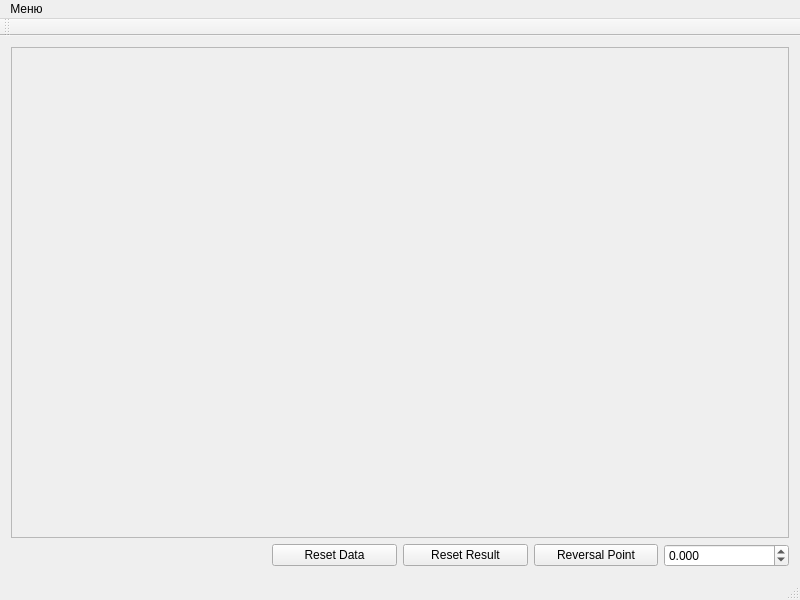
<?xml version="1.0" encoding="UTF-8"?>
<ui version="4.0">
 <class>MainWindow</class>
 <widget class="QMainWindow" name="MainWindow">
  <property name="enabled">
   <bool>true</bool>
  </property>
  <property name="geometry">
   <rect>
    <x>0</x>
    <y>0</y>
    <width>800</width>
    <height>600</height>
   </rect>
  </property>
  <property name="windowTitle">
   <string>MainWindow</string>
  </property>
  <widget class="QWidget" name="centralWidget">
   <layout class="QGridLayout" name="gridLayout_2">
    <item row="1" column="5">
     <widget class="QDoubleSpinBox" name="revers_SpinBox">
      <property name="sizePolicy">
       <sizepolicy hsizetype="Minimum" vsizetype="Minimum">
        <horstretch>0</horstretch>
        <verstretch>0</verstretch>
       </sizepolicy>
      </property>
      <property name="alignment">
       <set>Qt::AlignBottom|Qt::AlignLeading|Qt::AlignLeft</set>
      </property>
      <property name="decimals">
       <number>3</number>
      </property>
      <property name="minimum">
       <double>-100.000000000000000</double>
      </property>
      <property name="maximum">
       <double>100.000000000000000</double>
      </property>
     </widget>
    </item>
    <item row="0" column="0" colspan="6">
     <widget class="QwtPlot" name="plot">
      <property name="frameShape">
       <enum>QFrame::StyledPanel</enum>
      </property>
      <property name="frameShadow">
       <enum>QFrame::Raised</enum>
      </property>
      <layout class="QGridLayout" name="gridLayout"/>
     </widget>
    </item>
    <item row="1" column="4">
     <widget class="QPushButton" name="revers_Button">
      <property name="text">
       <string>Reversal Point</string>
      </property>
     </widget>
    </item>
    <item row="1" column="3">
     <widget class="QPushButton" name="reset_result_Button">
      <property name="text">
       <string>Reset Result</string>
      </property>
     </widget>
    </item>
    <item row="1" column="2">
     <widget class="QPushButton" name="reset_data_Button">
      <property name="text">
       <string>Reset Data</string>
      </property>
     </widget>
    </item>
   </layout>
  </widget>
  <widget class="QMenuBar" name="menuBar">
   <property name="geometry">
    <rect>
     <x>0</x>
     <y>0</y>
     <width>800</width>
     <height>20</height>
    </rect>
   </property>
   <widget class="QMenu" name="menu">
    <property name="title">
     <string>Меню</string>
    </property>
    <addaction name="mImport"/>
    <addaction name="action_Killough"/>
    <addaction name="action_Beattie"/>
    <addaction name="mExport"/>
   </widget>
   <addaction name="menu"/>
  </widget>
  <widget class="QToolBar" name="mainToolBar">
   <attribute name="toolBarArea">
    <enum>TopToolBarArea</enum>
   </attribute>
   <attribute name="toolBarBreak">
    <bool>false</bool>
   </attribute>
  </widget>
  <widget class="QStatusBar" name="statusBar"/>
  <action name="mImport">
   <property name="text">
    <string>Импорт исходных данных</string>
   </property>
  </action>
  <action name="mRevers">
   <property name="text">
    <string>Реверс</string>
   </property>
   <property name="toolTip">
    <string>Реверс</string>
   </property>
  </action>
  <action name="action_Killough">
   <property name="text">
    <string>Модель гистерезиса Killough</string>
   </property>
  </action>
  <action name="action_Beattie">
   <property name="text">
    <string>Модель гистерезиса Beattie</string>
   </property>
  </action>
  <action name="mExport">
   <property name="text">
    <string>Экспорт рассчетных данных</string>
   </property>
  </action>
 </widget>
 <layoutdefault spacing="6" margin="11"/>
 <customwidgets>
  <customwidget>
   <class>QwtPlot</class>
   <extends>QFrame</extends>
   <header>qwt_plot.h</header>
   <container>1</container>
  </customwidget>
 </customwidgets>
 <resources/>
 <connections/>
</ui>
